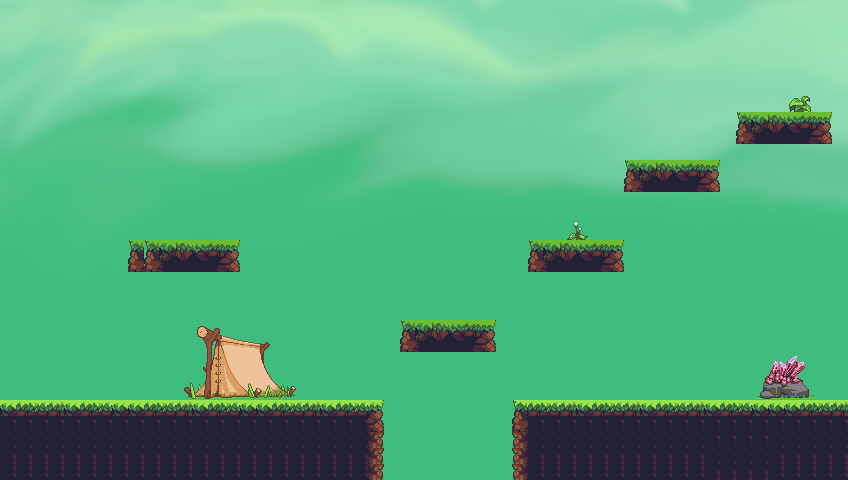

Below is a game level as drawn by its tile map, then a one-line description and the .tmx that defines it (tile-layer data replaced by summaries):
An orthogonal 53x30 tile map with 16x16 px tiles, 6 tile layers (collisions, Background, Background2, Water, ...), 3 tilesets.

<map version="1.4" tiledversion="1.4.3" orientation="orthogonal" renderorder="right-down" width="53" height="30" tilewidth="16" tileheight="16" infinite="0" nextlayerid="7" nextobjectid="1">
 <tileset firstgid="1" source="Background.tsx" />
 <tileset firstgid="31801" source="Jungle_terrain.tsx" />
 <tileset firstgid="33481" source="objects.tsx" />
 <layer id="6" name="collisions" width="53" height="30">
  <data>[1590 cells, 303 non-empty, 5 distinct tile ids]</data>
 </layer>
 <layer id="1" name="Background" width="53" height="30">
  <data>[1590 cells, 1590 non-empty, 1590 distinct tile ids]</data>
 </layer>
 <layer id="2" name="Background2" width="53" height="30">
  <data>[1590 cells, 0 non-empty, 0 distinct tile ids]</data>
 </layer>
 <layer id="3" name="Water" width="53" height="30">
  <data>[1590 cells, 0 non-empty, 0 distinct tile ids]</data>
 </layer>
 <layer id="4" name="Plateforme" width="53" height="30">
  <data>[1590 cells, 299 non-empty, 30 distinct tile ids]</data>
 </layer>
 <layer id="5" name="Foreground" width="53" height="30">
  <data>[1590 cells, 60 non-empty, 60 distinct tile ids]</data>
 </layer>
</map>
